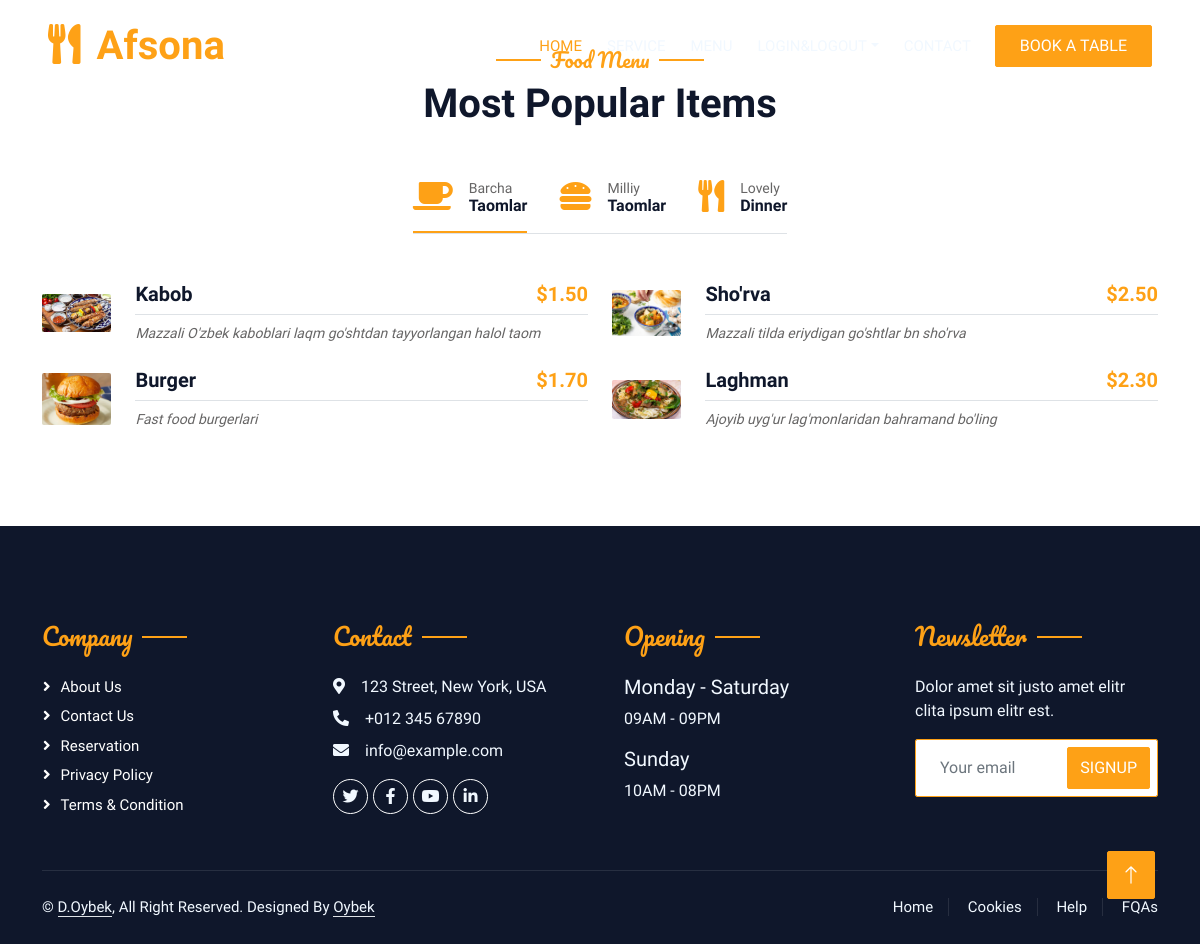
/menu/, run on an earlier commit of the app's database.
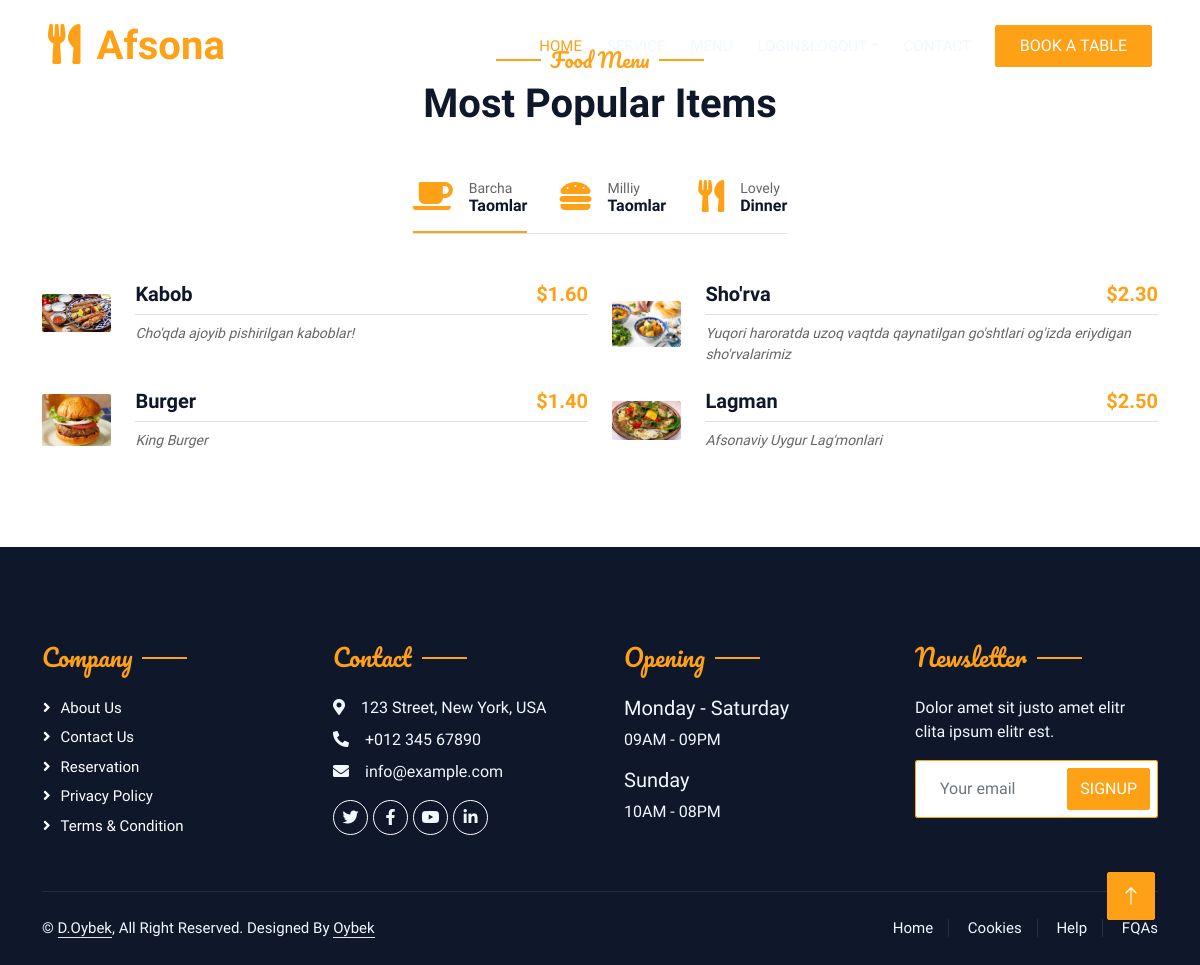
And on a later commit of the database.
### main/models.py (models this page shows, shortened)
class MenuItem(models.Model):
  name = models.CharField(max_length=255)
  cuisine = models.ForeignKey(MenuCuisine, on_delete=models.CASCADE)
  description = models.TextField()
  image = models.ImageField(upload_to='media/')
  price = models.DecimalField(max_digits=5, decimal_places=2)
  slug = models.SlugField(blank=True, null=True)

### main/views.py (the view)
# urls.py: path('menu/',views.menu, name='menu'),
def menu(request):
    items = models.MenuItem.objects.all()
    milliy = models.MenuItem.objects.filter(cuisine=1)
    fast_food = models.MenuItem.objects.exclude(cuisine=1)
    context = {
        'items':items,
        'milliy':milliy,
        'fast_food':fast_food,
    }
    return render(request, 'menu.html',context)

### templates/menu.html (shortened to what this page needs)
{% extends 'base.html' %}
{% block content %}
{% load static %}
<div class="container-xxl py-5">
    <div class="container">
        <div class="text-center wow fadeInUp" data-wow-delay="0.1s">
            <h5 class="section-title ff-secondary text-center text-primary fw-normal">Food Menu</h5>
            <h1 class="mb-5">Most Popular Items</h1>
        </div>
        <div class="tab-class text-center wow fadeInUp" data-wow-delay="0.1s">
            <ul class="nav nav-pills d-inline-flex justify-content-center border-bottom mb-5">
                <li class="nav-item">
                    <a class="d-flex align-items-center text-start mx-3 ms-0 pb-3 active" data-bs-toggle="pill" href="#tab-1">
                        <i class="fa fa-coffee fa-2x text-primary"></i>
                        <div class="ps-3">
                            <small class="text-body">Barcha</small>
                            <h6 class="mt-n1 mb-0">Taomlar</h6>
                        </div>
                    </a>
                </li>
                <li class="nav-item">
                    <a class="d-flex align-items-center text-start mx-3 pb-3" data-bs-toggle="pill" href="#tab-2">
                        <i class="fa fa-hamburger fa-2x text-primary"></i>
                        <div class="ps-3">
                            <small class="text-body">Milliy</small>
                            <h6 class="mt-n1 mb-0">Taomlar</h6>
                        </div>
                    </a>
                </li>
                <li class="nav-item">
                    <a class="d-flex align-items-center text-start mx-3 me-0 pb-3" data-bs-toggle="pill" href="#tab-3">
                        <i class="fa fa-utensils fa-2x text-primary"></i>
                        <div class="ps-3">
                            <small class="text-body">Lovely</small>
                            <h6 class="mt-n1 mb-0">Dinner</h6>
                        </div>
                    </a>
                </li>
            </ul>
            <div class="tab-content">
                <div id="tab-1" class="tab-pane fade show p-0 active">
                    <div class="row g-4">
                        {% for i in items %}
                        <div class="col-lg-6">
                            <a href="{% url 'dish_detail' i.slug %}">
                            <div class="d-flex align-items-center">
                                <img class="flex-shrink-0 img-fluid rounded" src="{{i.image.url}}" alt="" style="width: 80px;">
                            </a>
                                <div class="w-100 d-flex flex-column text-start ps-4">
                                    <h5 class="d-flex justify-content-between border-bottom pb-2">
                                        <span>{{i.name}}</span>
                                        <span class="text-primary">${{i.price}}</span>
                                    </h5>
                                    <small class="fst-italic">{{i.description}}</small>
                                </div>
                            </div>
                        </div>
                        {% endfor %}
                    </div>
                </div>
                    </div>
{% endblock %}

### templates/base.html (shortened to what this page needs)
<!DOCTYPE html>
{% load static %}
<html lang="en">
<head>
    <link href="https://cdnjs.cloudflare.com/ajax/libs/font-awesome/5.10.0/css/all.min.css" rel="stylesheet">
    <link href="https://cdn.jsdelivr.net/npm/bootstrap-icons@1.4.1/font/bootstrap-icons.css" rel="stylesheet">
    <link href="{% static 'lib/animate/animate.min.css' %}" rel="stylesheet">
    <link href="{% static 'lib/owlcarousel/assets/owl.carousel.min.css' %}" rel="stylesheet">
    <link href="{% static 'lib/tempusdominus/css/tempusdominus-bootstrap-4.min.css' %}" rel="stylesheet" />
    <link href="{% static 'css/bootstrap.min.css' %}" rel="stylesheet">
    <link href="{% static 'css/style.css' %}" rel="stylesheet">
</head>
<body>
    <div class="container-xxl bg-white p-0">
        <div class="container-xxl position-relative p-0">
            <nav class="navbar navbar-expand-lg navbar-dark bg-dark px-4 px-lg-5 py-3 py-lg-0">
                <a href="" class="navbar-brand p-0">
                    <h1 class="text-primary m-0"><i class="fa fa-utensils me-3"></i>Afsona</h1>
                </a>
                <div class="collapse navbar-collapse" id="navbarCollapse">
                    <div class="navbar-nav ms-auto py-0 pe-4">
                        <a href="{% url 'index' %}" class="nav-item nav-link active">Home</a>
                        <a href="service.html" class="nav-item nav-link">Service</a>
                        <a href="{% url 'menu' %}" class="nav-item nav-link">Menu</a>
                        <div class="nav-item dropdown">
                            <a href="#" class="nav-link dropdown-toggle" data-bs-toggle="dropdown">Login&Logout</a>
                        </div>
                        <a href="{% url 'contact' %}" class="nav-item nav-link">Contact</a>
                    </div>
                    <a href="{% url 'booking' %}" class="btn btn-primary py-2 px-4">Book A Table</a>
                </div>
            </nav>
        </div>
        {% block content %}
        {% endblock %}
        <div class="container-fluid bg-dark text-light footer pt-5 mt-5 wow fadeIn" data-wow-delay="0.1s">
            <div class="container py-5">
                <div class="row g-5">
                    <div class="col-lg-3 col-md-6">
                        <h4 class="section-title ff-secondary text-start text-primary fw-normal mb-4">Company</h4>
                        <a class="btn btn-link" href="">About Us</a>
                        <a class="btn btn-link" href="">Contact Us</a>
                        <a class="btn btn-link" href="">Reservation</a>
                        <a class="btn btn-link" href="">Privacy Policy</a>
                        <a class="btn btn-link" href="">Terms & Condition</a>
                    </div>
                    <div class="col-lg-3 col-md-6">
                        <h4 class="section-title ff-secondary text-start text-primary fw-normal mb-4">Contact</h4>
                        <p class="mb-2"><i class="fa fa-map-marker-alt me-3"></i>123 Street, New York, USA</p>
                        <p class="mb-2"><i class="fa fa-phone-alt me-3"></i>+012 345 67890</p>
                        <p class="mb-2"><i class="fa fa-envelope me-3"></i>info@example.com</p>
                        <div class="d-flex pt-2">
                            <a class="btn btn-outline-light btn-social" href=""><i class="fab fa-twitter"></i></a>
                            <a class="btn btn-outline-light btn-social" href=""><i class="fab fa-facebook-f"></i></a>
                            <a class="btn btn-outline-light btn-social" href=""><i class="fab fa-youtube"></i></a>
                            <a class="btn btn-outline-light btn-social" href=""><i class="fab fa-linkedin-in"></i></a>
                        </div>
                    </div>
                    <div class="col-lg-3 col-md-6">
                        <h4 class="section-title ff-secondary text-start text-primary fw-normal mb-4">Opening</h4>
                        <h5 class="text-light fw-normal">Monday - Saturday</h5>
                        <p>09AM - 09PM</p>
                        <h5 class="text-light fw-normal">Sunday</h5>
                        <p>10AM - 08PM</p>
                    </div>
                    <div class="col-lg-3 col-md-6">
                        <h4 class="section-title ff-secondary text-start text-primary fw-normal mb-4">Newsletter</h4>
                        <p>Dolor amet sit justo amet elitr clita ipsum elitr est.</p>
                        <div class="position-relative mx-auto" style="max-width: 400px;">
                            <input class="form-control border-primary w-100 py-3 ps-4 pe-5" type="text" placeholder="Your email">
                            <button type="button" class="btn btn-primary py-2 position-absolute top-0 end-0 mt-2 me-2">SignUp</button>
                        </div>
                    </div>
                </div>
            </div>
            <div class="container">
                <div class="copyright">
                    <div class="row">
                        <div class="col-md-6 text-center text-md-start mb-3 mb-md-0">
                            &copy; <a class="border-bottom" href="#">D.Oybek</a>, All Right Reserved.
							Designed By <a class="border-bottom" href="https://htmlcodex.com">Oybek</a>
                        </div>
                        <div class="col-md-6 text-center text-md-end">
                            <div class="footer-menu">
                                <a href="{% url 'index' %}">Home</a>
                                <a href="">Cookies</a>
                                <a href="{% url 'contact' %}">Help</a>
                                <a href="">FQAs</a>
                            </div>
                        </div>
                    </div>
                </div>
            </div>
        </div>
        <a href="#" class="btn btn-lg btn-primary btn-lg-square back-to-top"><i class="bi bi-arrow-up"></i></a>
</body>
</html>

### static/css/style.css (style rules this page uses)
:root { --primary: #FEA116; --light: #F1F8FF; --dark: #0F172B; }
.ff-secondary { font-family: 'Pacifico', cursive; }
.back-to-top { position: fixed; display: none; right: 45px; bottom: 45px; z-index: 99; }
.btn { font-family: 'Nunito', sans-serif; font-weight: 500; text-transform: uppercase; transition: .5s; }
.btn.btn-primary, .btn.btn-secondary { color: #FFFFFF; }
.btn-lg-square { width: 48px; height: 48px; }
.btn-square, .btn-sm-square, .btn-lg-square { padding: 0; display: flex; align-items: center; justify-content: center; font-weight: normal; border-radius: 2px; }
.navbar-dark .navbar-nav .nav-link { position: relative; margin-left: 25px; padding: 35px 0; font-size: 15px; color: var(--light) !important; text-transform: uppercase; font-weight: 500; outline: none; transition: .5s; }
.navbar-dark .navbar-nav .nav-link:hover, .navbar-dark .navbar-nav .nav-link.active { color: var(--primary) !important; }
@media (min-width: 992px) { .navbar-dark { position: absolute; width: 100%; top: 0; left: 0; z-index: 999; background: transparent !important; } }
.section-title { position: relative; display: inline-block; }
.section-title::before { position: absolute; content: ""; width: 45px; height: 2px; top: 50%; left: -55px; margin-top: -1px; background: var(--primary); }
.section-title::after { position: absolute; content: ""; width: 45px; height: 2px; top: 50%; right: -55px; margin-top: -1px; background: var(--primary); }
.section-title.text-start::before, .section-title.text-end::after { display: none; }
.nav-pills .nav-item .active { border-bottom: 2px solid var(--primary); }
.footer .btn.btn-social { margin-right: 5px; width: 35px; height: 35px; display: flex; align-items: center; justify-content: center; color: var(--light); border: 1px solid #FFFFFF; border-radius: 35px; transition: .3s; }
.footer .btn.btn-link { display: block; margin-bottom: 5px; padding: 0; text-align: left; color: #FFFFFF; font-size: 15px; font-weight: normal; text-transform: capitalize; transition: .3s; }
.footer .btn.btn-link::before { position: relative; content: "\f105"; font-family: "Font Awesome 5 Free"; font-weight: 900; margin-right: 10px; }
.footer .copyright { padding: 25px 0; font-size: 15px; border-top: 1px solid rgba(256, 256, 256, .1); }
.footer .copyright a { color: var(--light); }
.footer .footer-menu a { margin-right: 15px; padding-right: 15px; border-right: 1px solid rgba(255, 255, 255, .1); }
.footer .footer-menu a:last-child { margin-right: 0; padding-right: 0; border-right: none; }

What changed in the data, as far as the page shows it:
changed MenuItem "Kabob": price "1.50" → "1.60"; description "Mazzali O'zbek kaboblari laqm go'shtdan tayyorlangan halol taom" → "Cho'qda ajoyib pishirilgan kaboblar!"
changed MenuItem "Sho'rva": price "2.50" → "2.30"; description "Mazzali tilda eriydigan go'shtlar bn sho'rva" → "Yuqori haroratda uzoq vaqtda qaynatilgan go'shtlari og'izda eriydigan sho'rvalarimiz"
changed MenuItem "Burger": price "1.70" → "1.40"; description "Fast food burgerlari" → "King Burger"
changed MenuItem: name "Laghman" → "Lagman"; price "2.30" → "2.50"; description "Ajoyib uyg'ur lag'monlaridan bahramand bo'ling" → "Afsonaviy Uygur Lag'monlari"
